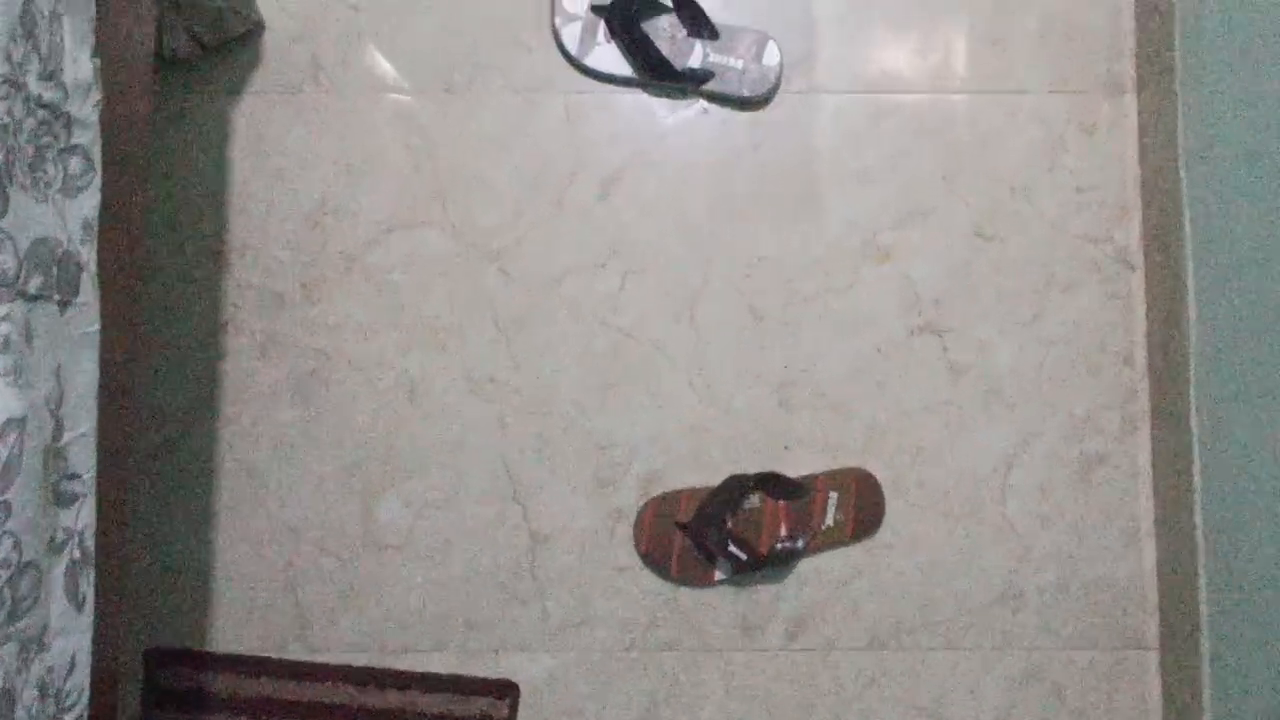
#> input picture frame 22 of panorama/video.mp4, 1280 x 720 px, given in place of the camera
$ python python_model1.py
#> lines starting #> are read from the running program, lines starting #| are printed output that depends on the picture
import cv2
import numpy as np
import os
import time
from datetime import datetime
import threading
import queue
import zipfile

# Global variables for federated learning simulation
model_updates_queue = queue.Queue()
current_model_version = 0
is_recording = False
recording_start_time = None

class VideoProcessor:
    def __init__(self, resolution=(640, 480), fps=30.0, codec='XVID'):
#> in main, frame is the input picture: shape (720, 1280, 3); mean B, G, R 138.9, 141.5, 144.9
        self.resolution = resolution
        self.fps = fps
        self.codec = cv2.VideoWriter_fourcc(*codec)
        self.output_file = None
        self.frame_buffer = []
        self.compression_quality = 50  # JPEG compression quality (0-100)
        self.record_path = "recordings"

        # Create recording directory if it doesn't exist
        if not os.path.exists(self.record_path):
            os.makedirs(self.record_path)

        # Simple "model" for frame analysis (placeholder for actual ML model)
        self.frame_analyzer = SimpleFrameAnalyzer()

    # [23 lines left out: functions start_recording, stop_recording, not called in this run]

    def compress_frame(self, frame):
        # Compress frame using JPEG compression
        encode_param = [int(cv2.IMWRITE_JPEG_QUALITY), self.compression_quality]
        _, compressed = cv2.imencode('.jpg', frame, encode_param)
        return cv2.imdecode(compressed, cv2.IMREAD_COLOR)

    def process_frame(self, frame):
        # Resize frame to target resolution
        frame = cv2.resize(frame, self.resolution)
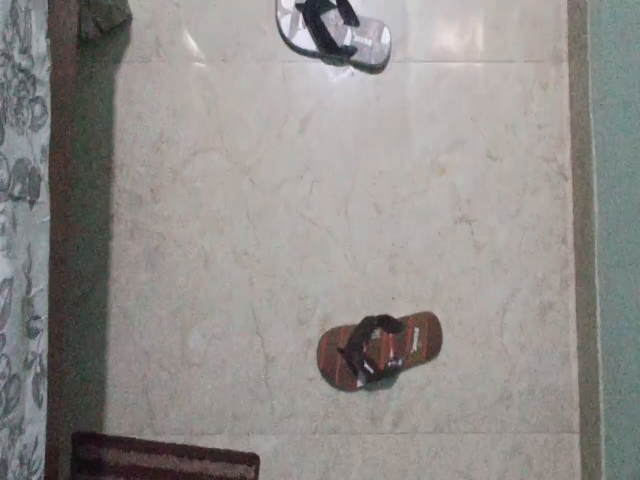
#> frame: shape (480, 640, 3); mean of channels 0, 1, 2 138.9, 141.5, 144.9; drawn as B, G, R

        # Apply compression
        compressed_frame = self.compress_frame(frame)
#> in compress_frame, `_, compressed = cv2.imencode('.jpg', frame, encode_param)`: compressed = 18662 values, max 255 at index 0, min 0 at index 4, mean 115.5

        # Process with frame analyzer (simulated federated learning)
        self.frame_analyzer.analyze_frame(compressed_frame)
#> in analyze_frame, `avg_brightness = np.mean(gray)`: avg_brightness = 142.2

        # Add text overlays
        self.add_frame_info(compressed_frame)

        # Save frame if recording
        if is_recording and self.output_file is not None:
            self.output_file.write(compressed_frame)

        return compressed_frame

    def add_frame_info(self, frame):
        # Add timestamp
        timestamp = datetime.now().strftime("%Y-%m-%d %H:%M:%S")
        cv2.putText(frame, timestamp, (10, 30),
                    cv2.FONT_HERSHEY_SIMPLEX, 0.7, (255, 255, 255), 2)

        # Add compression info
        comp_text = f"Compression: {self.compression_quality}%"
        cv2.putText(frame, comp_text, (10, 60),
                    cv2.FONT_HERSHEY_SIMPLEX, 0.7, (255, 255, 255), 2)

        # Add recording indicator
        if is_recording:
            # Flashing red circle
            if int(time.time() * 2) % 2 == 0:
                cv2.circle(frame, (frame.shape[1] - 30, 30), 10, (0, 0, 255), -1)

            # Recording duration
            duration = time.time() - recording_start_time
            duration_text = f"REC {int(duration // 60):02d}:{int(duration % 60):02d}"
            cv2.putText(frame, duration_text, (frame.shape[1] - 150, 30),
                        cv2.FONT_HERSHEY_SIMPLEX, 0.7, (0, 0, 255), 2)

        # Add model version info
        model_text = f"Model v{current_model_version}"
        cv2.putText(frame, model_text, (10, frame.shape[0] - 10),
                    cv2.FONT_HERSHEY_SIMPLEX, 0.7, (255, 255, 255), 2)
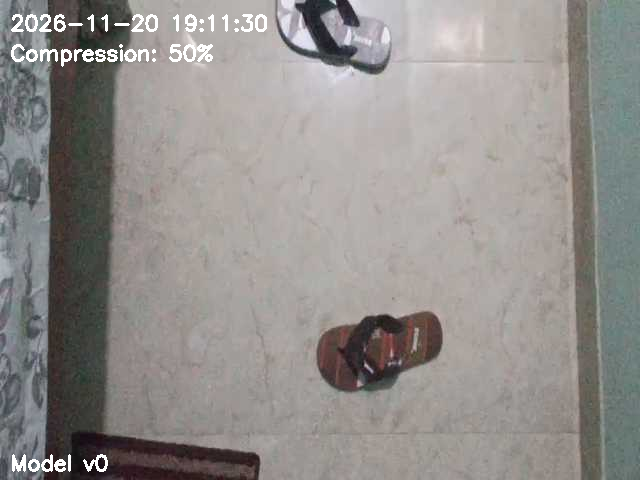
#> frame: shape (480, 640, 3); mean B, G, R 140.6, 143.2, 146.7


class SimpleFrameAnalyzer:
    """Simulates a federated learning model that analyzes frames"""
    def __init__(self):
        self.frame_count = 0
        self.update_interval = 30  # Generate model update every 30 frames
        self.features_buffer = []

    def analyze_frame(self, frame):
        # Extract "features" (simplified for demonstration)
        gray = cv2.cvtColor(frame, cv2.COLOR_BGR2GRAY)
        avg_brightness = np.mean(gray)
        self.features_buffer.append(avg_brightness)

        self.frame_count += 1

        # Generate model update periodically
        if self.frame_count % self.update_interval == 0:
            self.generate_model_update()

    # [18 lines left out: function generate_model_update, not called in this run]


def federated_learning_process():
    """Simulates a federated learning process running in background"""
    global current_model_version

    while True:
        # Collect updates (if any)
        updates = []
        while not model_updates_queue.empty():
            updates.append(model_updates_queue.get())

        # If we have updates, "improve" the model
        if updates:
            print(f"Received {len(updates)} model updates")
            # In a real system, would aggregate model updates here

            # Simulate model improvement
            current_model_version += 1
            print(f"Model updated to version {current_model_version}")

        # Sleep to simulate periodic model updates
        time.sleep(5)


def display_help():
    """Display keyboard shortcuts help"""
    help_text = """
    Keyboard Controls:
    ------------------
    SPACE - Start/Stop Recording
    + / - - Increase/Decrease Compression
    q     - Quit
    h     - Show this help
    """
    print(help_text)

# [23 lines left out: functions zip_recordings, stop_recording, not called in this run]


def main():
    # Start federated learning background process
    fl_thread = threading.Thread(target=federated_learning_process, daemon=True)
    fl_thread.start()

    # Initialize video capture
    cap = cv2.VideoCapture(0)
    if not cap.isOpened():
        print("Error: Could not open camera.")
        return

    # Initialize video processor
    processor = VideoProcessor()

    display_help()

    while True:
        ret, frame = cap.read()
        if not ret:
            print("Error: Failed to capture frame.")
            break

        # Process the frame
        processed_frame = processor.process_frame(frame)

        # Display the processed frame
        cv2.imshow("Federated Learning Camera", processed_frame)

        # Process keyboard input
        key = cv2.waitKey(1) & 0xFF
#> (key q is pressed here)

        if key == ord('q'):
            break
        elif key == ord(' '):  # Space to start/stop recording
            if is_recording:
                processor.stop_recording()
            else:
                processor.start_recording()
        elif key == ord('+') or key == ord('='):  # Increase quality
            processor.compression_quality = min(100, processor.compression_quality + 5)
            print(f"Compression quality: {processor.compression_quality}%")
        elif key == ord('-'):  # Decrease quality
            processor.compression_quality = max(5, processor.compression_quality - 5)
            print(f"Compression quality: {processor.compression_quality}%")
        elif key == ord('h'):  # Help
            display_help()

    # Clean up
    if is_recording:
        processor.stop_recording()
    cap.release()
    cv2.destroyAllWindows()


if __name__ == "__main__":
    main()

$ run again, starting later in the video
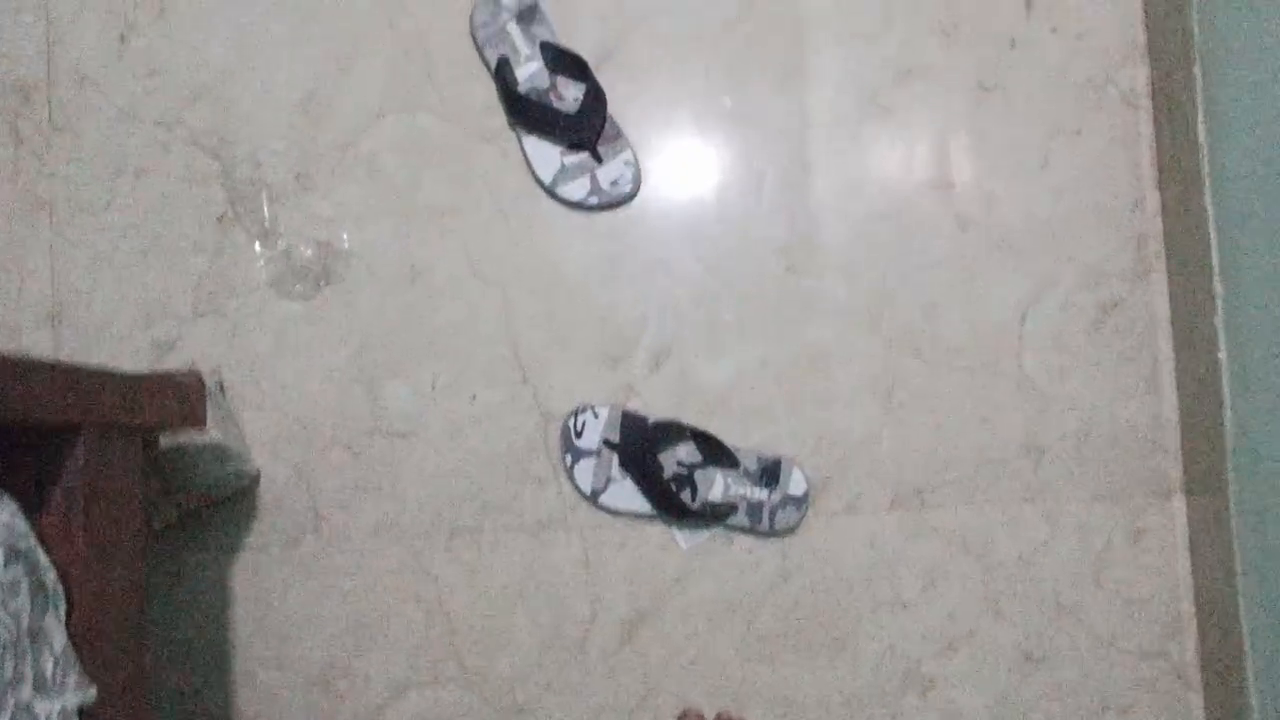
#> input picture frame 99 of panorama/video.mp4, 1280 x 720 px, given in place of the camera
#> in main, frame is the input picture: shape (720, 1280, 3); mean B, G, R 149, 151.2, 154.1
#> in process_frame, `frame = cv2.resize(frame, self.resolution)`:
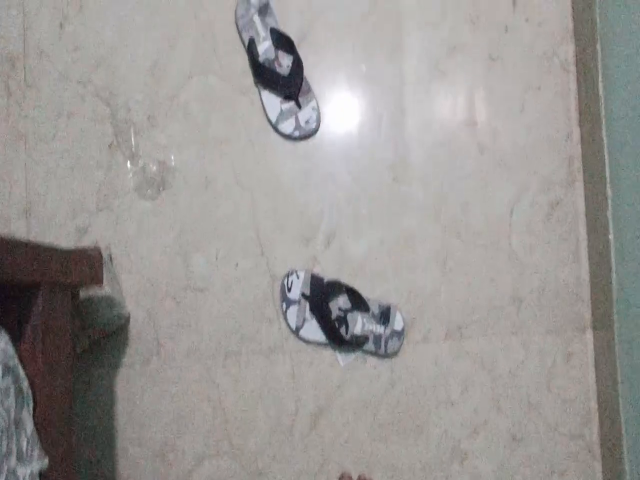
#> frame: shape (480, 640, 3); mean of channels 0, 1, 2 149, 151.1, 154.1; drawn as B, G, R
#> compressed = 16469 values, max 255 at index 0, min 0 at index 4, mean 113.6
#> avg_brightness = 151.7
#> in add_frame_info, `cv2.putText(frame, model_text, (10, frame.shape[0] - 10), cv2.FONT_HER..`:
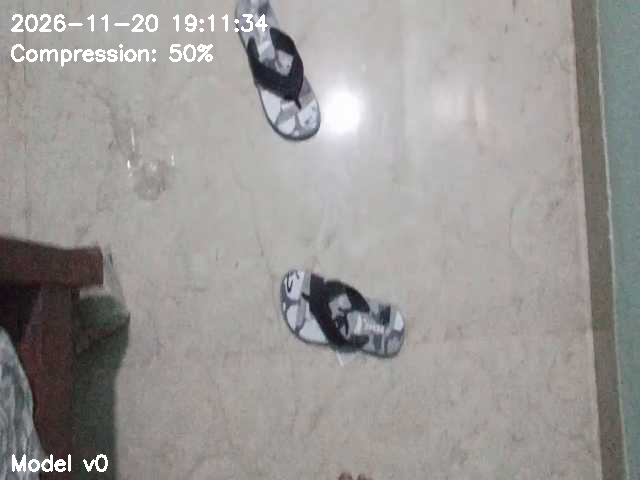
#> frame: shape (480, 640, 3); mean B, G, R 150.3, 152.4, 155.1

$ run again, starting later in the video
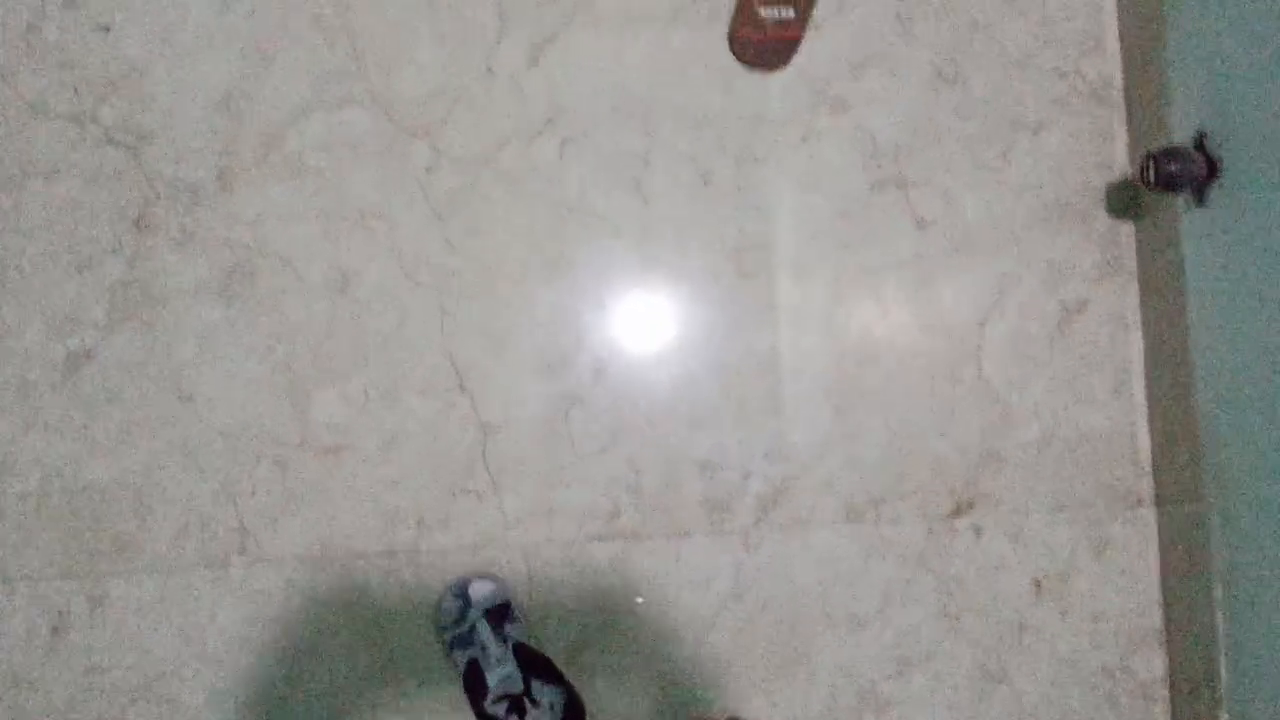
#> input picture frame 177 of panorama/video.mp4, 1280 x 720 px, given in place of the camera
#> in main, frame is the input picture: shape (720, 1280, 3); mean B, G, R 146.7, 150.1, 151.7
#> in process_frame, `frame = cv2.resize(frame, self.resolution)`:
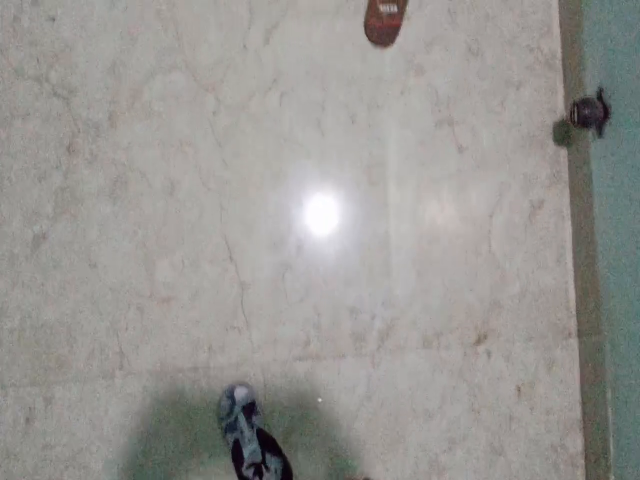
#> frame: shape (480, 640, 3); mean of channels 0, 1, 2 146.7, 150.1, 151.7; drawn as B, G, R
#> compressed = 15197 values, max 255 at index 0, min 0 at index 4, mean 111.4
#> avg_brightness = 150.1
#> in add_frame_info, `cv2.putText(frame, model_text, (10, frame.shape[0] - 10), cv2.FONT_HER..`:
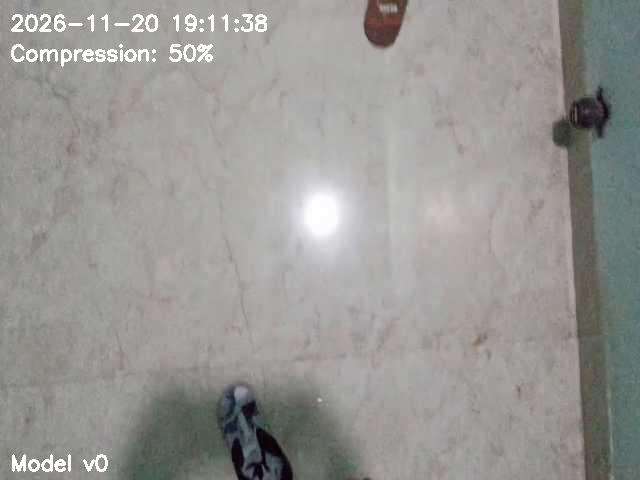
#> frame: shape (480, 640, 3); mean B, G, R 148.1, 151.3, 152.7
